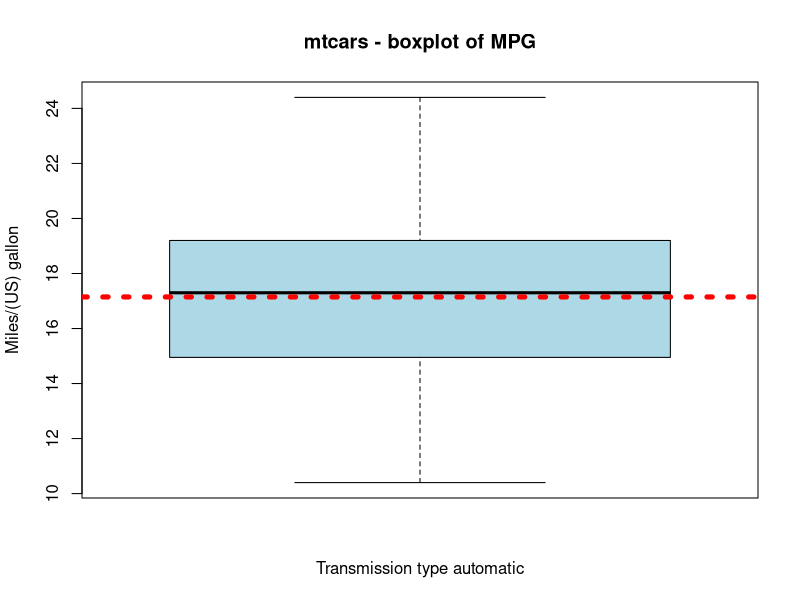
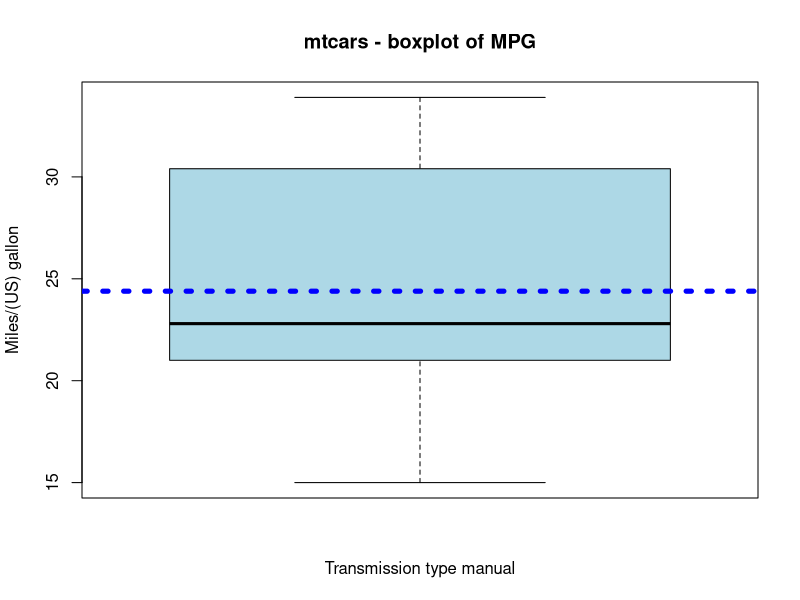

Generate these figures, in order, with R:
## ---- chunk 1
data(mtcars)
mtcars1 <- subset(mtcars,am == 0)
boxplot(mtcars1$mpg, ylab='Miles/(US) gallon', xlab="Transmission type automatic", col='lightblue',main='mtcars - boxplot of MPG',width = 240,height = 240)
abline(h=mean(mtcars1$mpg),col="red", lty=3, lwd=5)
## ---- chunk 2
mtcars1 <- subset(mtcars,am == 1)
boxplot(mtcars1$mpg, ylab='Miles/(US) gallon', xlab="Transmission type manual", col='lightblue',main='mtcars - boxplot of MPG',width = 240,height = 240)
abline(h=mean(mtcars1$mpg),col="blue", lty=3, lwd=5)
